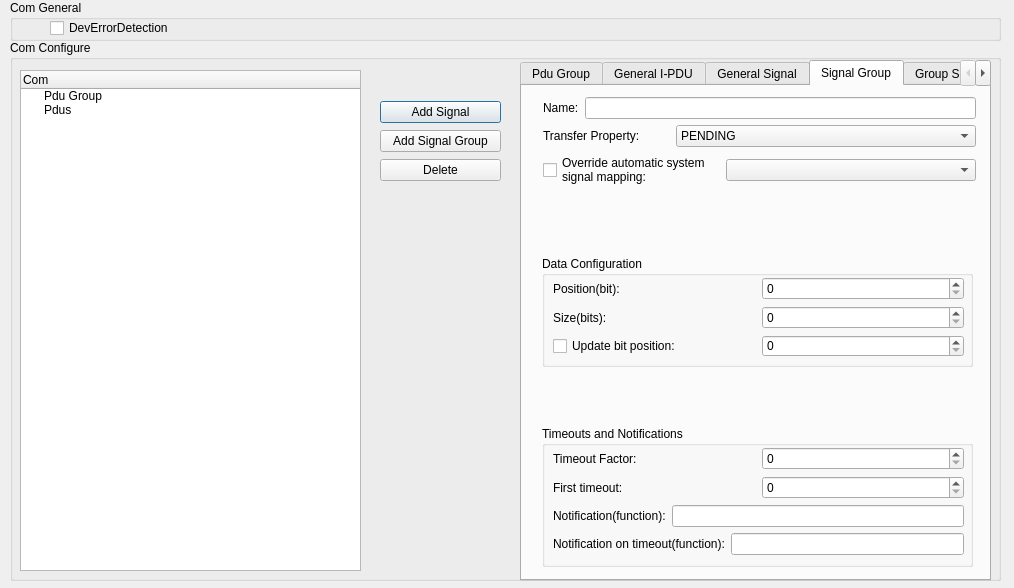
<?xml version="1.0" encoding="UTF-8"?>
<ui version="4.0">
 <class>cd_com</class>
 <widget class="QDialog" name="cd_com">
  <property name="geometry">
   <rect>
    <x>0</x>
    <y>0</y>
    <width>1014</width>
    <height>588</height>
   </rect>
  </property>
  <property name="windowTitle">
   <string>Com&lt;Communicatio Stack&gt;</string>
  </property>
  <widget class="QGroupBox" name="groupBox">
   <property name="geometry">
    <rect>
     <x>10</x>
     <y>0</y>
     <width>991</width>
     <height>41</height>
    </rect>
   </property>
   <property name="title">
    <string>Com General</string>
   </property>
   <widget class="QCheckBox" name="cbxDevErr">
    <property name="geometry">
     <rect>
      <x>40</x>
      <y>20</y>
      <width>125</width>
      <height>16</height>
     </rect>
    </property>
    <property name="text">
     <string>DevErrorDetection</string>
    </property>
   </widget>
  </widget>
  <widget class="QGroupBox" name="groupBox_2">
   <property name="geometry">
    <rect>
     <x>10</x>
     <y>40</y>
     <width>991</width>
     <height>541</height>
    </rect>
   </property>
   <property name="maximumSize">
    <size>
     <width>16777214</width>
     <height>16777215</height>
    </size>
   </property>
   <property name="title">
    <string>Com Configure</string>
   </property>
   <widget class="QTreeWidget" name="trComCfg">
    <property name="geometry">
     <rect>
      <x>10</x>
      <y>30</y>
      <width>341</width>
      <height>501</height>
     </rect>
    </property>
    <column>
     <property name="text">
      <string>Com</string>
     </property>
    </column>
    <item>
     <property name="text">
      <string>Pdu Group</string>
     </property>
    </item>
    <item>
     <property name="text">
      <string>Pdus</string>
     </property>
    </item>
   </widget>
   <widget class="QTabWidget" name="tabCfg">
    <property name="geometry">
     <rect>
      <x>510</x>
      <y>20</y>
      <width>471</width>
      <height>521</height>
     </rect>
    </property>
    <property name="currentIndex">
     <number>3</number>
    </property>
    <widget class="QWidget" name="tab">
     <attribute name="title">
      <string>Pdu Group</string>
     </attribute>
     <widget class="QWidget" name="layoutWidget">
      <property name="geometry">
       <rect>
        <x>50</x>
        <y>40</y>
        <width>381</width>
        <height>22</height>
       </rect>
      </property>
      <layout class="QHBoxLayout" name="horizontalLayout">
       <item>
        <widget class="QLabel" name="label">
         <property name="text">
          <string>Name:</string>
         </property>
        </widget>
       </item>
       <item>
        <widget class="QLineEdit" name="lePduGrpName"/>
       </item>
      </layout>
     </widget>
    </widget>
    <widget class="QWidget" name="tab_2">
     <attribute name="title">
      <string>General I-PDU</string>
     </attribute>
     <widget class="QGroupBox" name="groupBox_3">
      <property name="geometry">
       <rect>
        <x>20</x>
        <y>170</y>
        <width>431</width>
        <height>51</height>
       </rect>
      </property>
      <property name="title">
       <string>Rx options</string>
      </property>
      <widget class="QWidget" name="layoutWidget_4">
       <property name="geometry">
        <rect>
         <x>20</x>
         <y>20</y>
         <width>391</width>
         <height>22</height>
        </rect>
       </property>
       <layout class="QHBoxLayout" name="horizontalLayout_6">
        <item>
         <widget class="QLabel" name="label_6">
          <property name="text">
           <string>Rx Signal Processing:</string>
          </property>
         </widget>
        </item>
        <item>
         <widget class="QComboBox" name="cmbxPduSignalProcessing">
          <item>
           <property name="text">
            <string>IMMEDIATE</string>
           </property>
          </item>
          <item>
           <property name="text">
            <string>DEFERRED</string>
           </property>
          </item>
         </widget>
        </item>
       </layout>
      </widget>
     </widget>
     <widget class="QGroupBox" name="groupBox_4">
      <property name="geometry">
       <rect>
        <x>20</x>
        <y>230</y>
        <width>431</width>
        <height>221</height>
       </rect>
      </property>
      <property name="title">
       <string>Tx options</string>
      </property>
      <widget class="QWidget" name="layoutWidget">
       <property name="geometry">
        <rect>
         <x>20</x>
         <y>21</y>
         <width>391</width>
         <height>192</height>
        </rect>
       </property>
       <layout class="QVBoxLayout" name="verticalLayout">
        <item>
         <layout class="QHBoxLayout" name="horizontalLayout_7">
          <item>
           <widget class="QLabel" name="label_7">
            <property name="text">
             <string>Minimum delay factor:</string>
            </property>
           </widget>
          </item>
          <item>
           <widget class="QSpinBox" name="spbxMinDelayFactor">
            <property name="toolTip">
             <string>uint in MainFunction Period</string>
            </property>
           </widget>
          </item>
         </layout>
        </item>
        <item>
         <layout class="QHBoxLayout" name="horizontalLayout_8">
          <item>
           <widget class="QLabel" name="label_8">
            <property name="text">
             <string>Default value for unused areas:</string>
            </property>
           </widget>
          </item>
          <item>
           <widget class="QSpinBox" name="spbxDefaultValueForUnusedAreas"/>
          </item>
         </layout>
        </item>
        <item>
         <layout class="QHBoxLayout" name="horizontalLayout_9">
          <item>
           <widget class="QLabel" name="label_9">
            <property name="text">
             <string>Tx Mode:</string>
            </property>
           </widget>
          </item>
          <item>
           <widget class="QComboBox" name="cmbxPduTxMode">
            <item>
             <property name="text">
              <string>DIRECT</string>
             </property>
            </item>
            <item>
             <property name="text">
              <string>MIXED</string>
             </property>
            </item>
            <item>
             <property name="text">
              <string>NONE</string>
             </property>
            </item>
            <item>
             <property name="text">
              <string>PERIODIC</string>
             </property>
            </item>
           </widget>
          </item>
         </layout>
        </item>
        <item>
         <layout class="QHBoxLayout" name="horizontalLayout_10">
          <item>
           <widget class="QLabel" name="label_10">
            <property name="text">
             <string>Number of repetitions:</string>
            </property>
           </widget>
          </item>
          <item>
           <widget class="QSpinBox" name="spbxNumberOfRepetitions"/>
          </item>
         </layout>
        </item>
        <item>
         <layout class="QHBoxLayout" name="horizontalLayout_42">
          <item>
           <widget class="QLabel" name="label_38">
            <property name="text">
             <string>Repetition period factor:</string>
            </property>
           </widget>
          </item>
          <item>
           <widget class="QSpinBox" name="spbxRepetitionPeriodFactor">
            <property name="toolTip">
             <string/>
            </property>
           </widget>
          </item>
         </layout>
        </item>
        <item>
         <layout class="QHBoxLayout" name="horizontalLayout_11">
          <item>
           <widget class="QLabel" name="label_11">
            <property name="text">
             <string>Time offset factor:</string>
            </property>
           </widget>
          </item>
          <item>
           <widget class="QSpinBox" name="spbxTimeOffsetFactor">
            <property name="toolTip">
             <string>uint in MainFunction Period</string>
            </property>
           </widget>
          </item>
         </layout>
        </item>
        <item>
         <layout class="QHBoxLayout" name="horizontalLayout_12">
          <item>
           <widget class="QLabel" name="label_12">
            <property name="text">
             <string>Time period factor:</string>
            </property>
           </widget>
          </item>
          <item>
           <widget class="QSpinBox" name="spbxTimePeriodFactor">
            <property name="toolTip">
             <string>uint in MainFunction Period</string>
            </property>
           </widget>
          </item>
         </layout>
        </item>
       </layout>
      </widget>
     </widget>
     <widget class="QWidget" name="layoutWidget">
      <property name="geometry">
       <rect>
        <x>40</x>
        <y>22</y>
        <width>391</width>
        <height>136</height>
       </rect>
      </property>
      <layout class="QVBoxLayout" name="verticalLayout_2">
       <item>
        <layout class="QHBoxLayout" name="horizontalLayout_2">
         <item>
          <widget class="QLabel" name="label_2">
           <property name="text">
            <string>Name:</string>
           </property>
          </widget>
         </item>
         <item>
          <widget class="QLineEdit" name="leIPduName"/>
         </item>
        </layout>
       </item>
       <item>
        <layout class="QHBoxLayout" name="horizontalLayout_3">
         <item>
          <widget class="QLabel" name="label_3">
           <property name="text">
            <string>Global Pdu:</string>
           </property>
          </widget>
         </item>
         <item>
          <widget class="QComboBox" name="cmbxGblPdu">
           <property name="minimumSize">
            <size>
             <width>300</width>
             <height>0</height>
            </size>
           </property>
          </widget>
         </item>
        </layout>
       </item>
       <item>
        <layout class="QHBoxLayout" name="horizontalLayout_4">
         <item>
          <widget class="QLabel" name="label_4">
           <property name="text">
            <string>Direction:</string>
           </property>
          </widget>
         </item>
         <item>
          <widget class="QComboBox" name="cmbxPduDirection">
           <property name="minimumSize">
            <size>
             <width>300</width>
             <height>0</height>
            </size>
           </property>
           <property name="toolTip">
            <string>Shoud be consistent with the Global Pdu,if TX,SEND; if RX,RECEIVE.</string>
           </property>
           <item>
            <property name="text">
             <string>SEND</string>
            </property>
           </item>
           <item>
            <property name="text">
             <string>RECEIVE</string>
            </property>
           </item>
          </widget>
         </item>
        </layout>
       </item>
       <item>
        <layout class="QHBoxLayout" name="horizontalLayout_13">
         <item>
          <widget class="QLabel" name="label_13">
           <property name="text">
            <string>Pdu Group:</string>
           </property>
          </widget>
         </item>
         <item>
          <widget class="QComboBox" name="cmbxPduGrp">
           <property name="minimumSize">
            <size>
             <width>300</width>
             <height>0</height>
            </size>
           </property>
          </widget>
         </item>
        </layout>
       </item>
       <item>
        <layout class="QHBoxLayout" name="horizontalLayout_5">
         <item>
          <widget class="QLabel" name="label_5">
           <property name="text">
            <string>Callout:</string>
           </property>
          </widget>
         </item>
         <item>
          <widget class="QLineEdit" name="lePduCallout">
           <property name="toolTip">
            <string>If unused,input NULL</string>
           </property>
          </widget>
         </item>
        </layout>
       </item>
      </layout>
     </widget>
     <widget class="QLabel" name="label_43">
      <property name="geometry">
       <rect>
        <x>30</x>
        <y>470</y>
        <width>291</width>
        <height>16</height>
       </rect>
      </property>
      <property name="text">
       <string>Note:IPDU size cann't be bigger than 8 bytes.</string>
      </property>
     </widget>
    </widget>
    <widget class="QWidget" name="tab_3">
     <attribute name="title">
      <string>General Signal</string>
     </attribute>
     <widget class="QGroupBox" name="groupBox_5">
      <property name="geometry">
       <rect>
        <x>20</x>
        <y>160</y>
        <width>431</width>
        <height>171</height>
       </rect>
      </property>
      <property name="title">
       <string>Data Configuration</string>
      </property>
      <widget class="QWidget" name="layoutWidget">
       <property name="geometry">
        <rect>
         <x>10</x>
         <y>20</y>
         <width>411</width>
         <height>136</height>
        </rect>
       </property>
       <layout class="QVBoxLayout" name="verticalLayout_4">
        <item>
         <layout class="QHBoxLayout" name="horizontalLayout_19">
          <item>
           <widget class="QLabel" name="label_18">
            <property name="text">
             <string>Position(bit):</string>
            </property>
           </widget>
          </item>
          <item>
           <widget class="QSpinBox" name="spbxSignalPosition">
            <property name="toolTip">
             <string>Must be the times of eight.</string>
            </property>
           </widget>
          </item>
         </layout>
        </item>
        <item>
         <layout class="QHBoxLayout" name="horizontalLayout_20">
          <item>
           <widget class="QLabel" name="label_19">
            <property name="text">
             <string>Position(Signal LSB):</string>
            </property>
           </widget>
          </item>
          <item>
           <widget class="QSpinBox" name="spbxSignalLSBPosition"/>
          </item>
         </layout>
        </item>
        <item>
         <layout class="QHBoxLayout" name="horizontalLayout_21">
          <item>
           <widget class="QLabel" name="label_20">
            <property name="text">
             <string>Size(bits):</string>
            </property>
           </widget>
          </item>
          <item>
           <widget class="QSpinBox" name="spbxSignalSize">
            <property name="toolTip">
             <string>Range 0 to 63.
Range 0 to 4095 for uint8_n signal types</string>
            </property>
           </widget>
          </item>
         </layout>
        </item>
        <item>
         <layout class="QHBoxLayout" name="horizontalLayout_22">
          <item>
           <widget class="QLabel" name="label_21">
            <property name="text">
             <string>Initial value:</string>
            </property>
           </widget>
          </item>
          <item>
           <widget class="QLineEdit" name="leSignalInitValue">
            <property name="toolTip">
             <string>if type is UINT8_N or UNIT8_DYN,please in put init value with spac ' ' to spearete each other.</string>
            </property>
           </widget>
          </item>
         </layout>
        </item>
        <item>
         <layout class="QHBoxLayout" name="horizontalLayout_23">
          <item>
           <widget class="QCheckBox" name="cbxSignalUpdateBitPosition">
            <property name="text">
             <string>Update bit position:</string>
            </property>
           </widget>
          </item>
          <item>
           <widget class="QSpinBox" name="spbxSignalUpdateBitPosition"/>
          </item>
         </layout>
        </item>
       </layout>
      </widget>
     </widget>
     <widget class="QGroupBox" name="groupBox_6">
      <property name="geometry">
       <rect>
        <x>20</x>
        <y>330</y>
        <width>431</width>
        <height>161</height>
       </rect>
      </property>
      <property name="title">
       <string>Timeouts and Notifications</string>
      </property>
      <widget class="QWidget" name="layoutWidget_9">
       <property name="geometry">
        <rect>
         <x>10</x>
         <y>20</y>
         <width>411</width>
         <height>136</height>
        </rect>
       </property>
       <layout class="QVBoxLayout" name="verticalLayout_6">
        <item>
         <layout class="QHBoxLayout" name="horizontalLayout_24">
          <item>
           <widget class="QLabel" name="label_22">
            <property name="text">
             <string>Timeout Factor:</string>
            </property>
           </widget>
          </item>
          <item>
           <widget class="QSpinBox" name="spbxSignalTimeoutFactor">
            <property name="toolTip">
             <string>uint in MainFunction Period</string>
            </property>
           </widget>
          </item>
         </layout>
        </item>
        <item>
         <layout class="QHBoxLayout" name="horizontalLayout_25">
          <item>
           <widget class="QLabel" name="label_23">
            <property name="text">
             <string>First timeout:</string>
            </property>
           </widget>
          </item>
          <item>
           <widget class="QSpinBox" name="spbxSignalFirstTimeout">
            <property name="toolTip">
             <string>uint in MainFunction Period</string>
            </property>
           </widget>
          </item>
         </layout>
        </item>
        <item>
         <layout class="QHBoxLayout" name="horizontalLayout_26">
          <item>
           <widget class="QLabel" name="label_24">
            <property name="text">
             <string>Timeout action:</string>
            </property>
           </widget>
          </item>
          <item>
           <widget class="QComboBox" name="cmbxSignalTimeoutAction">
            <property name="toolTip">
             <string>For Tx signal,configure this has no meaning.</string>
            </property>
            <item>
             <property name="text">
              <string>REPLACE</string>
             </property>
            </item>
            <item>
             <property name="text">
              <string>NONE</string>
             </property>
            </item>
           </widget>
          </item>
         </layout>
        </item>
        <item>
         <layout class="QHBoxLayout" name="horizontalLayout_27">
          <item>
           <widget class="QLabel" name="label_25">
            <property name="text">
             <string>Notification(function):</string>
            </property>
           </widget>
          </item>
          <item>
           <widget class="QLineEdit" name="leSignalNotification">
            <property name="toolTip">
             <string>input &quot;NULL&quot; to turn it off, if you want</string>
            </property>
           </widget>
          </item>
         </layout>
        </item>
        <item>
         <layout class="QHBoxLayout" name="horizontalLayout_28">
          <item>
           <widget class="QLabel" name="label_26">
            <property name="text">
             <string>Notification on timeout(function):</string>
            </property>
           </widget>
          </item>
          <item>
           <widget class="QLineEdit" name="leSignalNotificationOnTimeout">
            <property name="toolTip">
             <string>input &quot;NULL&quot; to turn it off, if you want</string>
            </property>
           </widget>
          </item>
         </layout>
        </item>
       </layout>
      </widget>
     </widget>
     <widget class="QWidget" name="layoutWidget">
      <property name="geometry">
       <rect>
        <x>21</x>
        <y>11</y>
        <width>433</width>
        <height>146</height>
       </rect>
      </property>
      <layout class="QVBoxLayout" name="verticalLayout_3">
       <item>
        <layout class="QHBoxLayout" name="horizontalLayout_14">
         <item>
          <widget class="QLabel" name="label_14">
           <property name="text">
            <string>Name:</string>
           </property>
          </widget>
         </item>
         <item>
          <widget class="QLineEdit" name="leSignalName"/>
         </item>
        </layout>
       </item>
       <item>
        <layout class="QHBoxLayout" name="horizontalLayout_15">
         <item>
          <widget class="QLabel" name="label_15">
           <property name="text">
            <string>Type:</string>
           </property>
          </widget>
         </item>
         <item>
          <widget class="QComboBox" name="cmbxSignalType">
           <property name="minimumSize">
            <size>
             <width>300</width>
             <height>0</height>
            </size>
           </property>
           <property name="toolTip">
            <string>for UINT8_DYN type, the signal must be the last item and no signal group is allowed for the signal owner IPDU.</string>
           </property>
           <item>
            <property name="text">
             <string>BOOLEAN</string>
            </property>
           </item>
           <item>
            <property name="text">
             <string>UINT8</string>
            </property>
           </item>
           <item>
            <property name="text">
             <string>UINT16</string>
            </property>
           </item>
           <item>
            <property name="text">
             <string>UINT32</string>
            </property>
           </item>
           <item>
            <property name="text">
             <string>UINT8_N</string>
            </property>
           </item>
           <item>
            <property name="text">
             <string>UINT8_DYN</string>
            </property>
           </item>
           <item>
            <property name="text">
             <string>SINT8</string>
            </property>
           </item>
           <item>
            <property name="text">
             <string>SINT16</string>
            </property>
           </item>
           <item>
            <property name="text">
             <string>SINT32</string>
            </property>
           </item>
          </widget>
         </item>
        </layout>
       </item>
       <item>
        <layout class="QHBoxLayout" name="horizontalLayout_16">
         <item>
          <widget class="QLabel" name="label_16">
           <property name="text">
            <string>Endianess:</string>
           </property>
          </widget>
         </item>
         <item>
          <widget class="QComboBox" name="cmbxSignalEndianess">
           <property name="minimumSize">
            <size>
             <width>300</width>
             <height>0</height>
            </size>
           </property>
           <property name="toolTip">
            <string>if type is UINT8_DYN,then only COM_OPAQUE is allowed.</string>
           </property>
           <item>
            <property name="text">
             <string>COM_BIG_ENDIAN</string>
            </property>
           </item>
           <item>
            <property name="text">
             <string>COM_LITTLE_ENDIAN</string>
            </property>
           </item>
           <item>
            <property name="text">
             <string>COM_OPAQUE</string>
            </property>
           </item>
          </widget>
         </item>
        </layout>
       </item>
       <item>
        <layout class="QHBoxLayout" name="horizontalLayout_17">
         <item>
          <widget class="QLabel" name="label_17">
           <property name="text">
            <string>Transfer Property:</string>
           </property>
          </widget>
         </item>
         <item>
          <widget class="QComboBox" name="cmbxSignalTxProperty">
           <property name="minimumSize">
            <size>
             <width>300</width>
             <height>0</height>
            </size>
           </property>
           <property name="toolTip">
            <string>When this signal is asigned to a RX IPdu,configure transfer property has no meaning.</string>
           </property>
           <item>
            <property name="text">
             <string>PENDING</string>
            </property>
           </item>
           <item>
            <property name="text">
             <string>TRIGGERED</string>
            </property>
           </item>
          </widget>
         </item>
        </layout>
       </item>
       <item>
        <layout class="QHBoxLayout" name="horizontalLayout_18">
         <item>
          <widget class="QCheckBox" name="cbxAutoSysSignalMap">
           <property name="text">
            <string>Override automatic system 
signal mapping:</string>
           </property>
          </widget>
         </item>
         <item>
          <widget class="QComboBox" name="cmbxAutoSysSignalMap">
           <property name="minimumSize">
            <size>
             <width>250</width>
             <height>0</height>
            </size>
           </property>
          </widget>
         </item>
        </layout>
       </item>
      </layout>
     </widget>
    </widget>
    <widget class="QWidget" name="tab_4">
     <attribute name="title">
      <string>Signal Group</string>
     </attribute>
     <widget class="QGroupBox" name="groupBox_7">
      <property name="geometry">
       <rect>
        <x>20</x>
        <y>170</y>
        <width>431</width>
        <height>111</height>
       </rect>
      </property>
      <property name="title">
       <string>Data Configuration</string>
      </property>
      <widget class="QWidget" name="layoutWidget">
       <property name="geometry">
        <rect>
         <x>11</x>
         <y>21</y>
         <width>411</width>
         <height>80</height>
        </rect>
       </property>
       <layout class="QVBoxLayout" name="verticalLayout_8">
        <item>
         <layout class="QHBoxLayout" name="horizontalLayout_30">
          <item>
           <widget class="QLabel" name="label_28">
            <property name="text">
             <string>Position(bit):</string>
            </property>
           </widget>
          </item>
          <item>
           <widget class="QSpinBox" name="spbxSignalGrpPosition"/>
          </item>
         </layout>
        </item>
        <item>
         <layout class="QHBoxLayout" name="horizontalLayout_34">
          <item>
           <widget class="QLabel" name="label_31">
            <property name="text">
             <string>Size(bits):</string>
            </property>
           </widget>
          </item>
          <item>
           <widget class="QSpinBox" name="spbxSignalGrpSize"/>
          </item>
         </layout>
        </item>
        <item>
         <layout class="QHBoxLayout" name="horizontalLayout_36">
          <item>
           <widget class="QCheckBox" name="cbxSignalGrpUpdateBitPosition">
            <property name="text">
             <string>Update bit position:</string>
            </property>
           </widget>
          </item>
          <item>
           <widget class="QSpinBox" name="spbxSignalGrpUpdateBitPosition"/>
          </item>
         </layout>
        </item>
       </layout>
      </widget>
     </widget>
     <widget class="QGroupBox" name="groupBox_8">
      <property name="geometry">
       <rect>
        <x>20</x>
        <y>340</y>
        <width>431</width>
        <height>141</height>
       </rect>
      </property>
      <property name="title">
       <string>Timeouts and Notifications</string>
      </property>
      <widget class="QWidget" name="layoutWidget">
       <property name="geometry">
        <rect>
         <x>11</x>
         <y>21</y>
         <width>411</width>
         <height>108</height>
        </rect>
       </property>
       <layout class="QVBoxLayout" name="verticalLayout_9">
        <item>
         <layout class="QHBoxLayout" name="horizontalLayout_31">
          <item>
           <widget class="QLabel" name="label_29">
            <property name="text">
             <string>Timeout Factor:</string>
            </property>
           </widget>
          </item>
          <item>
           <widget class="QSpinBox" name="spbxSignalGrpTimeoutFactor">
            <property name="toolTip">
             <string>uint in MainFunction Period</string>
            </property>
           </widget>
          </item>
         </layout>
        </item>
        <item>
         <layout class="QHBoxLayout" name="horizontalLayout_35">
          <item>
           <widget class="QLabel" name="label_32">
            <property name="text">
             <string>First timeout:</string>
            </property>
           </widget>
          </item>
          <item>
           <widget class="QSpinBox" name="spbxSignalGrpFirstTimeout">
            <property name="toolTip">
             <string>uint in MainFunction Period</string>
            </property>
           </widget>
          </item>
         </layout>
        </item>
        <item>
         <layout class="QHBoxLayout" name="horizontalLayout_38">
          <item>
           <widget class="QLabel" name="label_34">
            <property name="text">
             <string>Notification(function):</string>
            </property>
           </widget>
          </item>
          <item>
           <widget class="QLineEdit" name="leSignalGrpNotification">
            <property name="toolTip">
             <string>input &quot;NULL&quot; to turn it off, if you want</string>
            </property>
           </widget>
          </item>
         </layout>
        </item>
        <item>
         <layout class="QHBoxLayout" name="horizontalLayout_39">
          <item>
           <widget class="QLabel" name="label_35">
            <property name="text">
             <string>Notification on timeout(function):</string>
            </property>
           </widget>
          </item>
          <item>
           <widget class="QLineEdit" name="leSignalGrpNotificationOnTimeout">
            <property name="toolTip">
             <string>input &quot;NULL&quot; to turn it off, if you want</string>
            </property>
           </widget>
          </item>
         </layout>
        </item>
       </layout>
      </widget>
     </widget>
     <widget class="QWidget" name="layoutWidget">
      <property name="geometry">
       <rect>
        <x>21</x>
        <y>11</y>
        <width>433</width>
        <height>90</height>
       </rect>
      </property>
      <layout class="QVBoxLayout" name="verticalLayout_7">
       <item>
        <layout class="QHBoxLayout" name="horizontalLayout_29">
         <item>
          <widget class="QLabel" name="label_27">
           <property name="text">
            <string>Name:</string>
           </property>
          </widget>
         </item>
         <item>
          <widget class="QLineEdit" name="leSignalGrpName"/>
         </item>
        </layout>
       </item>
       <item>
        <layout class="QHBoxLayout" name="horizontalLayout_32">
         <item>
          <widget class="QLabel" name="label_30">
           <property name="text">
            <string>Transfer Property:</string>
           </property>
          </widget>
         </item>
         <item>
          <widget class="QComboBox" name="cmbxSignalGrpTxProperty">
           <property name="minimumSize">
            <size>
             <width>300</width>
             <height>0</height>
            </size>
           </property>
           <item>
            <property name="text">
             <string>PENDING</string>
            </property>
           </item>
           <item>
            <property name="text">
             <string>TRIGGERED</string>
            </property>
           </item>
          </widget>
         </item>
        </layout>
       </item>
       <item>
        <layout class="QHBoxLayout" name="horizontalLayout_33">
         <item>
          <widget class="QCheckBox" name="cbxAutoSysSignalGrpMap">
           <property name="text">
            <string>Override automatic system 
signal mapping:</string>
           </property>
          </widget>
         </item>
         <item>
          <widget class="QComboBox" name="cmbxAutoSysSignalGrpMap">
           <property name="minimumSize">
            <size>
             <width>250</width>
             <height>0</height>
            </size>
           </property>
          </widget>
         </item>
        </layout>
       </item>
      </layout>
     </widget>
    </widget>
    <widget class="QWidget" name="tab_5">
     <attribute name="title">
      <string>Group Signal</string>
     </attribute>
     <widget class="QGroupBox" name="groupBox_9">
      <property name="geometry">
       <rect>
        <x>10</x>
        <y>160</y>
        <width>431</width>
        <height>141</height>
       </rect>
      </property>
      <property name="title">
       <string>Data Configuration</string>
      </property>
      <widget class="QWidget" name="layoutWidget">
       <property name="geometry">
        <rect>
         <x>11</x>
         <y>21</y>
         <width>411</width>
         <height>108</height>
        </rect>
       </property>
       <layout class="QVBoxLayout" name="verticalLayout_11">
        <item>
         <layout class="QHBoxLayout" name="horizontalLayout_44">
          <item>
           <widget class="QLabel" name="label_39">
            <property name="text">
             <string>Position(bit):</string>
            </property>
           </widget>
          </item>
          <item>
           <widget class="QSpinBox" name="spbxGrpSignalPosition"/>
          </item>
         </layout>
        </item>
        <item>
         <layout class="QHBoxLayout" name="horizontalLayout_45">
          <item>
           <widget class="QLabel" name="label_40">
            <property name="text">
             <string>Position(Signal LSB):</string>
            </property>
           </widget>
          </item>
          <item>
           <widget class="QSpinBox" name="spbxGrpSignalLSBPosition"/>
          </item>
         </layout>
        </item>
        <item>
         <layout class="QHBoxLayout" name="horizontalLayout_46">
          <item>
           <widget class="QLabel" name="label_41">
            <property name="text">
             <string>Size(bits):</string>
            </property>
           </widget>
          </item>
          <item>
           <widget class="QSpinBox" name="spbxGrpSignalSize"/>
          </item>
         </layout>
        </item>
        <item>
         <layout class="QHBoxLayout" name="horizontalLayout_47">
          <item>
           <widget class="QLabel" name="label_42">
            <property name="text">
             <string>Initial value:</string>
            </property>
           </widget>
          </item>
          <item>
           <widget class="QLineEdit" name="leGrpSignalInitValue">
            <property name="toolTip">
             <string>if type is UINT8_N,please in put init value with spac ' ' to spearete each other.</string>
            </property>
           </widget>
          </item>
         </layout>
        </item>
       </layout>
      </widget>
     </widget>
     <widget class="QWidget" name="layoutWidget">
      <property name="geometry">
       <rect>
        <x>12</x>
        <y>12</y>
        <width>433</width>
        <height>118</height>
       </rect>
      </property>
      <layout class="QVBoxLayout" name="verticalLayout_10">
       <item>
        <layout class="QHBoxLayout" name="horizontalLayout_37">
         <item>
          <widget class="QLabel" name="label_33">
           <property name="text">
            <string>Name:</string>
           </property>
          </widget>
         </item>
         <item>
          <widget class="QLineEdit" name="leGrpSignalName"/>
         </item>
        </layout>
       </item>
       <item>
        <layout class="QHBoxLayout" name="horizontalLayout_40">
         <item>
          <widget class="QLabel" name="label_36">
           <property name="text">
            <string>Type:</string>
           </property>
          </widget>
         </item>
         <item>
          <widget class="QComboBox" name="cmbxGrpSignalType">
           <property name="minimumSize">
            <size>
             <width>300</width>
             <height>0</height>
            </size>
           </property>
           <item>
            <property name="text">
             <string>BOOLEAN</string>
            </property>
           </item>
           <item>
            <property name="text">
             <string>UINT8</string>
            </property>
           </item>
           <item>
            <property name="text">
             <string>UINT16</string>
            </property>
           </item>
           <item>
            <property name="text">
             <string>UINT32</string>
            </property>
           </item>
           <item>
            <property name="text">
             <string>UINT8_N</string>
            </property>
           </item>
           <item>
            <property name="text">
             <string>SINT8</string>
            </property>
           </item>
           <item>
            <property name="text">
             <string>SINT16</string>
            </property>
           </item>
           <item>
            <property name="text">
             <string>SINT32</string>
            </property>
           </item>
          </widget>
         </item>
        </layout>
       </item>
       <item>
        <layout class="QHBoxLayout" name="horizontalLayout_41">
         <item>
          <widget class="QLabel" name="label_37">
           <property name="text">
            <string>Endianess:</string>
           </property>
          </widget>
         </item>
         <item>
          <widget class="QComboBox" name="cmbxGrpSignalEndianess">
           <property name="minimumSize">
            <size>
             <width>300</width>
             <height>0</height>
            </size>
           </property>
           <item>
            <property name="text">
             <string>COM_BIG_ENDIAN</string>
            </property>
           </item>
           <item>
            <property name="text">
             <string>COM_LITTLE_ENDIAN</string>
            </property>
           </item>
           <item>
            <property name="text">
             <string>COM_OPAQUE</string>
            </property>
           </item>
          </widget>
         </item>
        </layout>
       </item>
       <item>
        <layout class="QHBoxLayout" name="horizontalLayout_43">
         <item>
          <widget class="QCheckBox" name="cbxAutoSysGrpSignalMap">
           <property name="text">
            <string>Override automatic system 
signal mapping:</string>
           </property>
          </widget>
         </item>
         <item>
          <widget class="QComboBox" name="cmbxAutoSysGrpSignalMap">
           <property name="minimumSize">
            <size>
             <width>250</width>
             <height>0</height>
            </size>
           </property>
          </widget>
         </item>
        </layout>
       </item>
      </layout>
     </widget>
    </widget>
   </widget>
   <widget class="QWidget" name="layoutWidget">
    <property name="geometry">
     <rect>
      <x>370</x>
      <y>60</y>
      <width>121</width>
      <height>83</height>
     </rect>
    </property>
    <layout class="QVBoxLayout" name="verticalLayout_5">
     <item>
      <widget class="QPushButton" name="btnAdd">
       <property name="text">
        <string>Add Signal</string>
       </property>
      </widget>
     </item>
     <item>
      <widget class="QPushButton" name="btnAdd2">
       <property name="text">
        <string>Add Signal Group</string>
       </property>
      </widget>
     </item>
     <item>
      <widget class="QPushButton" name="btnDel">
       <property name="text">
        <string>Delete</string>
       </property>
      </widget>
     </item>
    </layout>
   </widget>
  </widget>
 </widget>
 <resources/>
 <connections/>
</ui>
